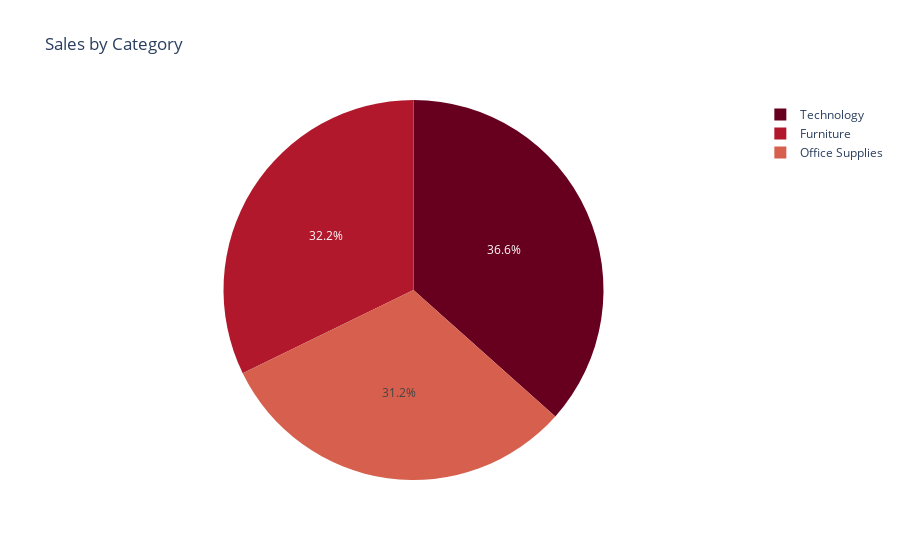

The code cell stored with this chart in its notebook:
### Markdown cell above
# Most ordered Category was Office Supplies.

### Code cell
Category= df.groupby("Category").sum().sort_values("Sales",ascending=False).head(15)
Category= Category[['Sales']].round(2)
Category.reset_index(inplace=True)

fig = px.pie(Category, values='Sales', names='Category', title='Sales by Category',color_discrete_sequence=px.colors.sequential.RdBu)
fig.show()

### Figure 1 — Plotly figure (JSON) as saved in the notebook; plotly's stock layout.template omitted (floating-point values rounded to 4 significant figures)
{"data": [{"domain": {"x": [0, 1], "y": [0, 1]}, "hovertemplate": "Category=%{label}<br>Sales=%{value}<extra></extra>", "labels": ["Technology", "Furniture", "Office Supplies"], "legendgroup": "", "name": "", "showlegend": true, "type": "pie", "values": [827500.0, 728700.0, 705400.0]}], "layout": {"legend": {"tracegroupgap": 0}, "piecolorway": ["rgb(103,0,31)", "rgb(178,24,43)", "rgb(214,96,77)", "rgb(244,165,130)", "rgb(253,219,199)", "rgb(247,247,247)", "rgb(209,229,240)", "rgb(146,197,222)", "rgb(67,147,195)", "rgb(33,102,172)", "rgb(5,48,97)"], "title": {"text": "Sales by Category"}}}
